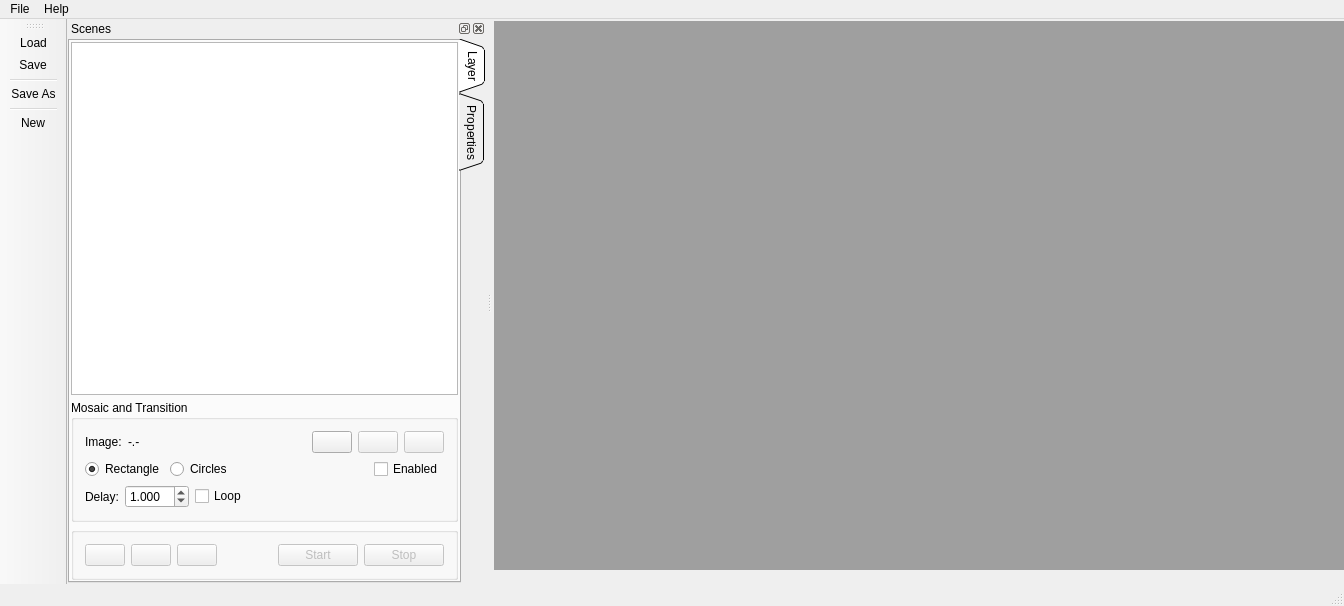
<?xml version="1.0" encoding="UTF-8"?>
<ui version="4.0">
 <class>SeMainWindow</class>
 <widget class="QMainWindow" name="SeMainWindow">
  <property name="geometry">
   <rect>
    <x>0</x>
    <y>0</y>
    <width>1344</width>
    <height>606</height>
   </rect>
  </property>
  <property name="windowTitle">
   <string>SceneEditor</string>
  </property>
  <property name="windowIcon">
   <iconset resource="images.qrc">
    <normaloff>:/logos/sceneeditor01.png</normaloff>:/logos/sceneeditor01.png</iconset>
  </property>
  <widget class="QWidget" name="centralWidget">
   <widget class="SeMdiArea" name="mdiArea">
    <property name="geometry">
     <rect>
      <x>2</x>
      <y>2</y>
      <width>1073</width>
      <height>549</height>
     </rect>
    </property>
    <property name="viewMode">
     <enum>QMdiArea::SubWindowView</enum>
    </property>
    <widget class="QWidget" name="subwindow">
     <property name="windowTitle">
      <string>Subwindow</string>
     </property>
     <layout class="QHBoxLayout" name="horizontalLayout_9">
      <property name="spacing">
       <number>0</number>
      </property>
      <property name="leftMargin">
       <number>1</number>
      </property>
      <property name="topMargin">
       <number>1</number>
      </property>
      <property name="rightMargin">
       <number>1</number>
      </property>
      <property name="bottomMargin">
       <number>1</number>
      </property>
      <item>
       <widget class="SeSceneView" name="gview"/>
      </item>
     </layout>
    </widget>
   </widget>
  </widget>
  <widget class="QMenuBar" name="menuBar">
   <property name="geometry">
    <rect>
     <x>0</x>
     <y>0</y>
     <width>1344</width>
     <height>21</height>
    </rect>
   </property>
   <widget class="QMenu" name="menuFile">
    <property name="title">
     <string>File</string>
    </property>
    <addaction name="actionExi"/>
   </widget>
   <widget class="QMenu" name="menuHelp">
    <property name="title">
     <string>Help</string>
    </property>
    <addaction name="actionAbout_Qt"/>
    <addaction name="actionAbout_SceneEditor"/>
   </widget>
   <addaction name="menuFile"/>
   <addaction name="menuHelp"/>
  </widget>
  <widget class="QToolBar" name="mainToolBar">
   <property name="allowedAreas">
    <set>Qt::LeftToolBarArea|Qt::TopToolBarArea</set>
   </property>
   <property name="toolButtonStyle">
    <enum>Qt::ToolButtonIconOnly</enum>
   </property>
   <attribute name="toolBarArea">
    <enum>LeftToolBarArea</enum>
   </attribute>
   <attribute name="toolBarBreak">
    <bool>false</bool>
   </attribute>
   <addaction name="actionLoad"/>
   <addaction name="actionSave"/>
   <addaction name="separator"/>
   <addaction name="actionSave_As"/>
   <addaction name="separator"/>
   <addaction name="actionNew"/>
  </widget>
  <widget class="QStatusBar" name="statusBar"/>
  <widget class="QDockWidget" name="dockScenes">
   <property name="minimumSize">
    <size>
     <width>374</width>
     <height>462</height>
    </size>
   </property>
   <property name="allowedAreas">
    <set>Qt::LeftDockWidgetArea|Qt::RightDockWidgetArea</set>
   </property>
   <property name="windowTitle">
    <string>Scenes</string>
   </property>
   <attribute name="dockWidgetArea">
    <number>1</number>
   </attribute>
   <widget class="QWidget" name="dockWidgetContents">
    <layout class="QVBoxLayout" name="verticalLayout_7">
     <property name="spacing">
      <number>0</number>
     </property>
     <property name="leftMargin">
      <number>1</number>
     </property>
     <property name="topMargin">
      <number>1</number>
     </property>
     <property name="rightMargin">
      <number>1</number>
     </property>
     <property name="bottomMargin">
      <number>1</number>
     </property>
     <item>
      <widget class="QTabWidget" name="tabWidget">
       <property name="styleSheet">
        <string notr="true">font: 10pt &quot;MS Shell Dlg 2&quot;;</string>
       </property>
       <property name="tabPosition">
        <enum>QTabWidget::East</enum>
       </property>
       <property name="tabShape">
        <enum>QTabWidget::Triangular</enum>
       </property>
       <property name="currentIndex">
        <number>0</number>
       </property>
       <widget class="QWidget" name="tab">
        <attribute name="title">
         <string>Layer</string>
        </attribute>
        <layout class="QVBoxLayout" name="verticalLayout_5">
         <property name="spacing">
          <number>5</number>
         </property>
         <property name="leftMargin">
          <number>1</number>
         </property>
         <property name="topMargin">
          <number>1</number>
         </property>
         <property name="rightMargin">
          <number>1</number>
         </property>
         <property name="bottomMargin">
          <number>1</number>
         </property>
         <item>
          <widget class="SeTreeScenes" name="treeScenes">
           <attribute name="headerVisible">
            <bool>false</bool>
           </attribute>
           <column>
            <property name="text">
             <string notr="true">1</string>
            </property>
           </column>
          </widget>
         </item>
         <item>
          <widget class="QGroupBox" name="groupBoxMosaic">
           <property name="title">
            <string>Mosaic and Transition</string>
           </property>
           <layout class="QVBoxLayout" name="verticalLayout_3">
            <item>
             <layout class="QHBoxLayout" name="horizontalLayout_8">
              <item>
               <widget class="QLabel" name="label_5">
                <property name="text">
                 <string>Image:</string>
                </property>
               </widget>
              </item>
              <item>
               <widget class="QLabel" name="lblImageInfo">
                <property name="sizePolicy">
                 <sizepolicy hsizetype="Expanding" vsizetype="Preferred">
                  <horstretch>0</horstretch>
                  <verstretch>0</verstretch>
                 </sizepolicy>
                </property>
                <property name="text">
                 <string>-.-</string>
                </property>
               </widget>
              </item>
              <item>
               <widget class="QPushButton" name="cmdSelectImage">
                <property name="text">
                 <string/>
                </property>
                <property name="icon">
                 <iconset resource="images.qrc">
                  <normaloff>:/Images/img.png</normaloff>:/Images/img.png</iconset>
                </property>
               </widget>
              </item>
              <item>
               <widget class="QPushButton" name="cmdModifyReset">
                <property name="enabled">
                 <bool>false</bool>
                </property>
                <property name="text">
                 <string/>
                </property>
                <property name="icon">
                 <iconset resource="images.qrc">
                  <normaloff>:/Images/clear.png</normaloff>:/Images/clear.png</iconset>
                </property>
               </widget>
              </item>
              <item>
               <widget class="QPushButton" name="cmdModifyImage">
                <property name="enabled">
                 <bool>false</bool>
                </property>
                <property name="text">
                 <string/>
                </property>
                <property name="icon">
                 <iconset resource="images.qrc">
                  <normaloff>:/Images/modify.png</normaloff>:/Images/modify.png</iconset>
                </property>
               </widget>
              </item>
             </layout>
            </item>
            <item>
             <layout class="QHBoxLayout" name="horizontalLayout_6">
              <item>
               <widget class="QRadioButton" name="radioShowRectangle">
                <property name="text">
                 <string>Rectangle</string>
                </property>
                <property name="checked">
                 <bool>true</bool>
                </property>
               </widget>
              </item>
              <item>
               <widget class="QRadioButton" name="radioShowCircles">
                <property name="text">
                 <string>Circles</string>
                </property>
               </widget>
              </item>
              <item>
               <spacer name="horizontalSpacer">
                <property name="orientation">
                 <enum>Qt::Horizontal</enum>
                </property>
                <property name="sizeHint" stdset="0">
                 <size>
                  <width>40</width>
                  <height>20</height>
                 </size>
                </property>
               </spacer>
              </item>
              <item>
               <widget class="QCheckBox" name="chkLayerEnabled">
                <property name="text">
                 <string>Enabled</string>
                </property>
               </widget>
              </item>
             </layout>
            </item>
            <item>
             <layout class="QHBoxLayout" name="horizontalLayout_4">
              <item>
               <widget class="QLabel" name="label_6">
                <property name="text">
                 <string>Delay:</string>
                </property>
               </widget>
              </item>
              <item>
               <widget class="QDoubleSpinBox" name="spinDelay">
                <property name="decimals">
                 <number>3</number>
                </property>
                <property name="maximum">
                 <double>50.000000000000000</double>
                </property>
                <property name="singleStep">
                 <double>0.250000000000000</double>
                </property>
                <property name="value">
                 <double>1.000000000000000</double>
                </property>
               </widget>
              </item>
              <item>
               <widget class="QCheckBox" name="chkLoop">
                <property name="text">
                 <string>Loop</string>
                </property>
               </widget>
              </item>
              <item>
               <spacer name="horizontalSpacer_2">
                <property name="orientation">
                 <enum>Qt::Horizontal</enum>
                </property>
                <property name="sizeHint" stdset="0">
                 <size>
                  <width>40</width>
                  <height>20</height>
                 </size>
                </property>
               </spacer>
              </item>
             </layout>
            </item>
           </layout>
          </widget>
         </item>
         <item>
          <widget class="QGroupBox" name="groupBoxPlay">
           <property name="title">
            <string/>
           </property>
           <layout class="QHBoxLayout" name="horizontalLayout_7">
            <item>
             <widget class="QPushButton" name="cmdDeploy">
              <property name="enabled">
               <bool>false</bool>
              </property>
              <property name="toolTip">
               <string>Create deployment files, i.e. a simple CSV file with a set of color codes.</string>
              </property>
              <property name="text">
               <string/>
              </property>
              <property name="icon">
               <iconset resource="images.qrc">
                <normaloff>:/Images/deploy.png</normaloff>:/Images/deploy.png</iconset>
              </property>
             </widget>
            </item>
            <item>
             <widget class="QPushButton" name="cmdGenerateVideo">
              <property name="enabled">
               <bool>false</bool>
              </property>
              <property name="toolTip">
               <string>Generate a video based on the sequences and open destination folder.</string>
              </property>
              <property name="text">
               <string/>
              </property>
              <property name="icon">
               <iconset resource="images.qrc">
                <normaloff>:/Images/video.png</normaloff>:/Images/video.png</iconset>
              </property>
             </widget>
            </item>
            <item>
             <widget class="QPushButton" name="cmdDeployWebSocket">
              <property name="enabled">
               <bool>false</bool>
              </property>
              <property name="toolTip">
               <string>Open a WebSocket connection to a RGB wall and deploy the current shown layer.</string>
              </property>
              <property name="text">
               <string/>
              </property>
              <property name="icon">
               <iconset resource="images.qrc">
                <normaloff>:/Images/websocket0.png</normaloff>:/Images/websocket0.png</iconset>
              </property>
             </widget>
            </item>
            <item>
             <widget class="QLabel" name="lblDeployWebSocket">
              <property name="text">
               <string/>
              </property>
             </widget>
            </item>
            <item>
             <spacer name="horizontalSpacer_4">
              <property name="orientation">
               <enum>Qt::Horizontal</enum>
              </property>
              <property name="sizeHint" stdset="0">
               <size>
                <width>40</width>
                <height>20</height>
               </size>
              </property>
             </spacer>
            </item>
            <item>
             <widget class="QPushButton" name="cmdStartAnimation">
              <property name="enabled">
               <bool>false</bool>
              </property>
              <property name="text">
               <string>Start</string>
              </property>
             </widget>
            </item>
            <item>
             <widget class="QPushButton" name="cmdStopAnimation">
              <property name="enabled">
               <bool>false</bool>
              </property>
              <property name="text">
               <string>Stop</string>
              </property>
             </widget>
            </item>
           </layout>
          </widget>
         </item>
        </layout>
       </widget>
       <widget class="QWidget" name="tab_2">
        <attribute name="title">
         <string>Properties</string>
        </attribute>
        <layout class="QVBoxLayout" name="verticalLayout_4">
         <property name="spacing">
          <number>5</number>
         </property>
         <property name="leftMargin">
          <number>1</number>
         </property>
         <property name="topMargin">
          <number>1</number>
         </property>
         <property name="rightMargin">
          <number>1</number>
         </property>
         <property name="bottomMargin">
          <number>1</number>
         </property>
         <item>
          <widget class="QGroupBox" name="groupBoxProperties">
           <property name="title">
            <string>Properties</string>
           </property>
           <layout class="QVBoxLayout" name="verticalLayout_6">
            <property name="spacing">
             <number>5</number>
            </property>
            <property name="leftMargin">
             <number>5</number>
            </property>
            <property name="topMargin">
             <number>5</number>
            </property>
            <property name="rightMargin">
             <number>5</number>
            </property>
            <property name="bottomMargin">
             <number>5</number>
            </property>
            <item>
             <layout class="QHBoxLayout" name="horizontalLayout_3">
              <item>
               <layout class="QVBoxLayout" name="verticalLayout_2">
                <item>
                 <widget class="QLabel" name="label">
                  <property name="text">
                   <string>Column:</string>
                  </property>
                 </widget>
                </item>
                <item>
                 <widget class="QLabel" name="label_2">
                  <property name="text">
                   <string>Row:</string>
                  </property>
                 </widget>
                </item>
               </layout>
              </item>
              <item>
               <layout class="QVBoxLayout" name="verticalLayout">
                <item>
                 <widget class="QLineEdit" name="linePropertyColumn"/>
                </item>
                <item>
                 <widget class="QLineEdit" name="linePropertyRow"/>
                </item>
               </layout>
              </item>
             </layout>
            </item>
            <item>
             <layout class="QHBoxLayout" name="horizontalLayout_2">
              <item>
               <widget class="QLabel" name="label_3">
                <property name="text">
                 <string>Change mode:</string>
                </property>
               </widget>
              </item>
              <item>
               <widget class="QComboBox" name="cmbChangeMode">
                <item>
                 <property name="text">
                  <string extracomment="The color between two layer will be changed immediatelly.">Hard</string>
                 </property>
                </item>
                <item>
                 <property name="text">
                  <string extracomment="Between two layer the color will be faded to the new color.">Fade</string>
                 </property>
                </item>
               </widget>
              </item>
             </layout>
            </item>
            <item>
             <layout class="QHBoxLayout" name="horizontalLayout_5">
              <item>
               <widget class="QLabel" name="label_4">
                <property name="text">
                 <string>Color:</string>
                </property>
               </widget>
              </item>
              <item>
               <widget class="QPushButton" name="cmdChangeColor">
                <property name="sizePolicy">
                 <sizepolicy hsizetype="Preferred" vsizetype="Preferred">
                  <horstretch>0</horstretch>
                  <verstretch>0</verstretch>
                 </sizepolicy>
                </property>
                <property name="styleSheet">
                 <string notr="true">border-color: rgb(0, 0, 0);</string>
                </property>
                <property name="text">
                 <string/>
                </property>
                <property name="flat">
                 <bool>true</bool>
                </property>
               </widget>
              </item>
             </layout>
            </item>
           </layout>
          </widget>
         </item>
         <item>
          <spacer name="verticalSpacer">
           <property name="orientation">
            <enum>Qt::Vertical</enum>
           </property>
           <property name="sizeHint" stdset="0">
            <size>
             <width>20</width>
             <height>383</height>
            </size>
           </property>
          </spacer>
         </item>
         <item>
          <widget class="QGroupBox" name="groupBoxMultiselection">
           <property name="minimumSize">
            <size>
             <width>0</width>
             <height>0</height>
            </size>
           </property>
           <property name="title">
            <string>Properties (Multiselection)</string>
           </property>
           <layout class="QVBoxLayout" name="verticalLayout_8">
            <item>
             <layout class="QHBoxLayout" name="horizontalLayout">
              <item>
               <widget class="QLabel" name="label_7">
                <property name="text">
                 <string>Change mode:</string>
                </property>
               </widget>
              </item>
              <item>
               <widget class="QComboBox" name="cmbChangeMode_2">
                <item>
                 <property name="text">
                  <string notr="true">--</string>
                 </property>
                </item>
                <item>
                 <property name="text">
                  <string extracomment="The color between two layer will be changed immediatelly.">Hard</string>
                 </property>
                </item>
                <item>
                 <property name="text">
                  <string extracomment="Between two layer the color will be faded to the new color.">Fade</string>
                 </property>
                </item>
               </widget>
              </item>
             </layout>
            </item>
            <item>
             <layout class="QHBoxLayout" name="horizontalLayout_10">
              <item>
               <widget class="QLabel" name="label_8">
                <property name="text">
                 <string>Color:</string>
                </property>
               </widget>
              </item>
              <item>
               <widget class="QPushButton" name="cmdChangeColor_2">
                <property name="sizePolicy">
                 <sizepolicy hsizetype="Preferred" vsizetype="Preferred">
                  <horstretch>0</horstretch>
                  <verstretch>0</verstretch>
                 </sizepolicy>
                </property>
                <property name="styleSheet">
                 <string notr="true">border-color: rgb(0, 0, 0);</string>
                </property>
                <property name="text">
                 <string/>
                </property>
                <property name="flat">
                 <bool>true</bool>
                </property>
               </widget>
              </item>
             </layout>
            </item>
            <item>
             <layout class="QHBoxLayout" name="horizontalLayout_11">
              <item>
               <widget class="QPushButton" name="cmdUnselect">
                <property name="text">
                 <string>Unselect</string>
                </property>
               </widget>
              </item>
              <item>
               <spacer name="horizontalSpacer_3">
                <property name="orientation">
                 <enum>Qt::Horizontal</enum>
                </property>
                <property name="sizeHint" stdset="0">
                 <size>
                  <width>40</width>
                  <height>20</height>
                 </size>
                </property>
               </spacer>
              </item>
              <item>
               <widget class="QPushButton" name="cmdSelectAll">
                <property name="text">
                 <string>Select All</string>
                </property>
               </widget>
              </item>
             </layout>
            </item>
           </layout>
          </widget>
         </item>
        </layout>
       </widget>
      </widget>
     </item>
    </layout>
   </widget>
  </widget>
  <action name="actionLoad">
   <property name="icon">
    <iconset resource="images.qrc">
     <normaloff>:/Images/open.png</normaloff>:/Images/open.png</iconset>
   </property>
   <property name="text">
    <string>Load</string>
   </property>
   <property name="toolTip">
    <string>Load a previous scene configuration.</string>
   </property>
   <property name="shortcut">
    <string>Ctrl+L</string>
   </property>
  </action>
  <action name="actionSave">
   <property name="icon">
    <iconset resource="images.qrc">
     <normaloff>:/Images/save.png</normaloff>:/Images/save.png</iconset>
   </property>
   <property name="text">
    <string>Save</string>
   </property>
   <property name="toolTip">
    <string>Saves the current scene configuration.</string>
   </property>
   <property name="shortcut">
    <string>Ctrl+S</string>
   </property>
  </action>
  <action name="actionSave_As">
   <property name="icon">
    <iconset resource="images.qrc">
     <normaloff>:/Images/saveas.png</normaloff>:/Images/saveas.png</iconset>
   </property>
   <property name="text">
    <string>Save As...</string>
   </property>
   <property name="toolTip">
    <string>Saves the current scene configuration.</string>
   </property>
  </action>
  <action name="actionNew">
   <property name="icon">
    <iconset resource="images.qrc">
     <normaloff>:/Images/new.png</normaloff>:/Images/new.png</iconset>
   </property>
   <property name="text">
    <string>New</string>
   </property>
   <property name="toolTip">
    <string>Clear current scene and start creating a new one.</string>
   </property>
  </action>
  <action name="actionExi">
   <property name="icon">
    <iconset resource="images.qrc">
     <normaloff>:/Images/exit.png</normaloff>:/Images/exit.png</iconset>
   </property>
   <property name="text">
    <string>Exit</string>
   </property>
  </action>
  <action name="actionAbout_Qt">
   <property name="text">
    <string>About Qt...</string>
   </property>
  </action>
  <action name="actionAbout_SceneEditor">
   <property name="icon">
    <iconset resource="images.qrc">
     <normaloff>:/logos/sceneeditor01.png</normaloff>:/logos/sceneeditor01.png</iconset>
   </property>
   <property name="text">
    <string>About SceneEditor...</string>
   </property>
  </action>
 </widget>
 <layoutdefault spacing="6" margin="11"/>
 <customwidgets>
  <customwidget>
   <class>SeTreeScenes</class>
   <extends>QTreeWidget</extends>
   <header location="global">SeTreeScenes.h</header>
  </customwidget>
  <customwidget>
   <class>SeMdiArea</class>
   <extends>QMdiArea</extends>
   <header location="global">SeMdiArea.h</header>
   <container>1</container>
  </customwidget>
  <customwidget>
   <class>SeSceneView</class>
   <extends>QGraphicsView</extends>
   <header location="global">SeSceneView.h</header>
  </customwidget>
 </customwidgets>
 <resources>
  <include location="images.qrc"/>
 </resources>
 <connections/>
</ui>
